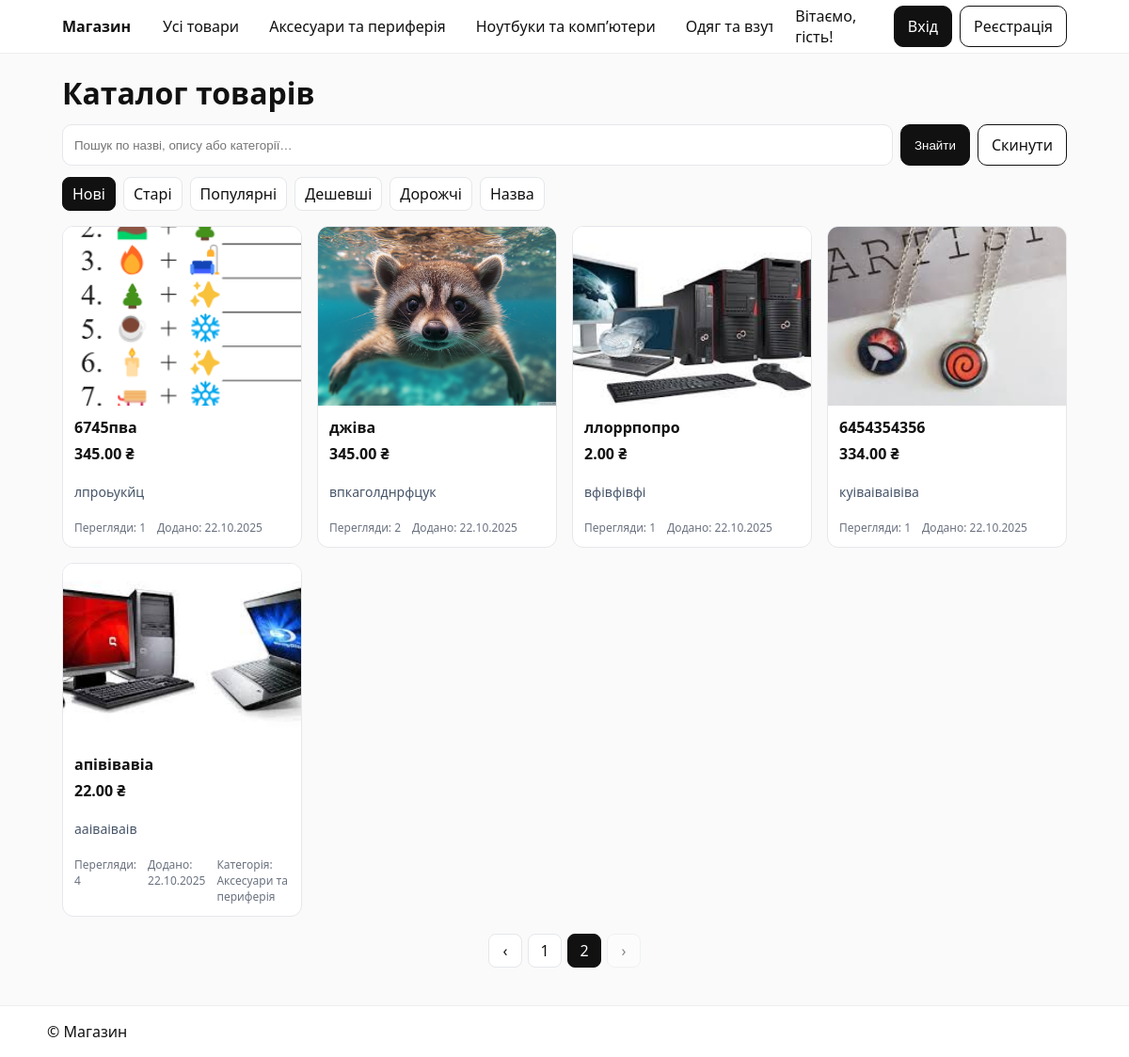
Screenshot of /?page=2 with the database file from the repository.
### main/models.py (models this page shows, shortened)
class Category(models.Model):
    name = models.CharField(max_length=100, db_index=True)
    slug = models.SlugField(max_length=100, unique=True)
    description = models.TextField(blank=True)
    image = models.ImageField(upload_to="categories/", blank=True)
    is_active = models.BooleanField(default=True)
    class Meta:
        ordering = ["name"]
        verbose_name = "Категорія"
        verbose_name_plural = "Категорії"
    def get_absolute_url(self):
        return reverse("main:product_list_by_category", args=[self.slug])

class Product(models.Model):
    category = models.ForeignKey(
        'Category', on_delete=models.CASCADE, related_name='products',
        null=True, blank=True
    )
    name = models.CharField(max_length=100)
    slug = models.SlugField(unique=True)
    description = models.TextField()
    detailed_description = RichTextUploadingField(
        blank=True,
        help_text="Детальний опис товару з форматуванням (CKEditor)"
    )
    price = models.DecimalField(max_digits=10, decimal_places=2)
    image = models.ImageField(upload_to="products/%Y/%m/%d", blank=True)
    views = models.IntegerField(default=0)
    featured = models.BooleanField(default=False)
    is_available = models.BooleanField(default=True)
    created_at = models.DateTimeField(auto_now_add=True)
    updated_at = models.DateTimeField(auto_now=True)
    class Meta:
        verbose_name = "Товар"
        verbose_name_plural = "Товари"
    def get_absolute_url(self):
        return reverse("main:product_detail", args=[self.id, self.slug])

### main/views.py (the view)
# urls.py: path("", views.product_list, name="product_list"),
def product_list(request, category_slug=None):
    categories = Category.objects.filter(is_active=True).order_by("name")
    category = None
    products = Product.objects.filter(is_available=True)
    if category_slug:
        category = get_object_or_404(Category, slug=category_slug, is_active=True)
        products = products.filter(category=category)
    search_query = request.GET.get("q", "").strip()
    if search_query:
        products = products.filter(
            Q(name__icontains=search_query)
            | Q(description__icontains=search_query)
            | Q(category__name__icontains=search_query)
        )
    current_sort = request.GET.get("sort", "new")
    products = products.order_by(SORT_MAP.get(current_sort, "-created_at"))
    paginator = Paginator(products, 6)
    page = request.GET.get("page", 1)
    try:
        products_page = paginator.page(page)
    except PageNotAnInteger:
        products_page = paginator.page(1)
    except EmptyPage:
        products_page = paginator.page(paginator.num_pages)
    return render(
        request,
        "main/product_list.html",  # ← під нову назву з підкресленням
        {
            "products": products_page,  # об’єкт Page
            "categories": categories,
            "category": category,
            "current_sort": current_sort,
            "search_query": search_query,
        },
    )

### accounts/views.py (called while the page is built)
    def __call__(self, request):
        if request.path.startswith('/admin/'):
            user = request.user
            if not user.is_authenticated or not user.is_staff:
                return redirect('main:product_list')
        return self.get_response(request)

### main/templatetags/shop_filters.py (called while the page is built)
@register.filter(name="currency")
def format_currency(value, currency="₴"):
    try:
        return f"{float(value):.2f} {currency}"
    except (ValueError, TypeError):
        return value

@register.filter
def compact_number(value):
    try:
        value = int(value)
        if value >= 1_000_000:
            return f"{value/1_000_000:.1f}M"
        if value >= 1_000:
            return f"{value/1_000:.1f}K"
        return str(value)
    except (ValueError, TypeError):
        return value

@register.filter
def time_ago(date):
    if not date:
        return ""
    now = timezone.now()
    diff = now - date
    s = diff.total_seconds()
    if s < 60:
        return "щойно"
    if s < 3600:
        return f"{int(s/60)} хв тому"
    if s < 86400:
        return f"{int(s/3600)} год тому"
    if s < 604800:
        return f"{int(s/86400)} дн тому"
    return date.strftime("%d.%m.%Y")

### main/templatetags/shop_tags.py (called while the page is built)
@register.simple_tag(takes_context=True)
def user_greeting(context):
    user = context.get("user")
    if user and user.is_authenticated:
        return f"Вітаємо, {user.username}!"
    return "Вітаємо, гість!"

@register.inclusion_tag("main/components/product_card.html")
def show_product_card(p):
    return {"p": p}

### main/templates/main/product_list.html (shortened to what this page needs)
{% extends 'main/base.html' %}
{% load shop_filters shop_tags %}
{% block content %}
  <h1 class="page-title">
    {% if search_query %}Результати пошуку
    {% elif category %}{{ category.name }}
    {% else %}Каталог товарів{% endif %}
  </h1>
  {% include 'main/search_form.html' %}
  {% include 'main/components/sort_buttons.html' %}
  <div class="products-grid">
  {% for p in products %}
    {% show_product_card p %}
  {% endfor %}
</div>
  {% include 'main/pagination.html' %}
{% endblock %}

### main/templates/main/base.html (shortened to what this page needs)
{% load static %}
{% load shop_tags %}
<!doctype html>
<html lang="uk">
<head>
  <link rel="stylesheet" href="{% static 'css/style.css' %}">
</head>
<body>
<header class="site-header">
  <div class="container header-inner">
    <a class="logo" href="{% url 'main:product_list' %}">Магазин</a>
    <nav class="nav">
      <a href="{% url 'main:product_list' %}">Усі товари</a>
      {% if categories %}
        {% for c in categories %}
          <a href="{{ c.get_absolute_url }}">{{ c.name }}</a>
        {% endfor %}
      {% endif %}
    </nav>
    <div class="auth-buttons">
    <span class="hint">{% user_greeting %}</span>
      {% if user.is_authenticated %}
        {% if user.is_staff %}
          <a class="btn" href="{% url 'admin:index' %}">Адмінка</a>
        {% endif %}
        <a class="btn" href="{% url 'accounts:profile' %}">Профіль</a>
        <a class="btn ghost" href="{% url 'accounts:logout' %}">Вийти</a>
      {% else %}
        <a class="btn" href="{% url 'accounts:login' %}">Вхід</a>
        <a class="btn ghost" href="{% url 'accounts:register' %}">Реєстрація</a>
      {% endif %}
</div>
  </div>
</header>
<main class="container">
  {% block content %}{% endblock %}
</main>
<footer class="site-footer">
  <div class="container">© {{ now|date:"Y" }} Магазин</div>
</footer>
</body>
</html>

### main/templates/main/components/product_card.html (shortened to what this page needs)
{% load shop_filters %}
<article class="product-card">
  <a href="{{ p.get_absolute_url }}" class="thumb">
    {% if p.image %}
      <img src="{{ p.image.url }}" alt="{{ p.name }}">
    {% else %}
      <div class="no-image">No image</div>
    {% endif %}
  </a>
  <div class="info">
    <h3 class="name"><a href="{{ p.get_absolute_url }}">{{ p.name }}</a></h3>
    <div class="price">{{ p.price|currency }}</div>
    <p class="desc">{{ p.description|truncatewords:15 }}</p>
    <div class="meta">
      <span>Перегляди: {{ p.views|compact_number }}</span>
      {% if p.created_at %}<span>Додано: {{ p.created_at|time_ago }}</span>{% endif %}
      {% if p.category %}<span>Категорія: <a href="{{ p.category.get_absolute_url }}">{{ p.category.name }}</a></span>{% endif %}
    </div>
  </div>
</article>

### static/css/style.css (style rules this page uses)
* { box-sizing: border-box; }
body { margin: 0; font-family: system-ui, -apple-system, Segoe UI, Roboto, sans-serif; color: #111; background: #fafafa; }
a { color: inherit; text-decoration: none; }
.container { max-width: 1100px; margin: 0 auto; padding: 0 16px; }
.site-header { background: #fff; border-bottom: 1px solid #eee; position: sticky; top: 0; z-index: 50; }
.header-inner { display: flex; align-items: center; gap: 24px; height: 56px; }
.logo { font-weight: 700; }
.nav { display: flex; gap: 12px; overflow-x: auto; white-space: nowrap; }
.nav a { padding: 6px 10px; border-radius: 8px; }
.page-title { margin: 20px 0 12px; }
.products-grid { display: grid; gap: 16px; grid-template-columns: repeat(auto-fill, minmax(240px, 1fr)); }
.product-card { position: relative; border: 1px solid #e5e7eb; border-radius: 12px; background: #fff; overflow: hidden; }
.product-card .thumb { display: block; aspect-ratio: 4 / 3; background: #f1f5f9; }
.product-card img { width: 100%; height: 100%; object-fit: cover; display: block; }
.product-card .info { padding: 12px; display: grid; gap: 6px; }
.product-card .name { font-size: 16px; margin: 0; }
.product-card .price { font-weight: 600; }
.product-card .desc { color: #475569; font-size: 14px; }
.product-card .meta { display: flex; gap: 12px; color: #6b7280; font-size: 12px; }
.btn { padding: 10px 14px; border-radius: 10px; background: #111; color: #fff; border: 1px solid #111; cursor: pointer; }
.btn.ghost { background: #fff; color: #111; }
.site-footer { margin-top: 40px; border-top: 1px solid #eee; background: #fff; }
.site-footer .container { padding: 16px 0; }
.auth-buttons { margin-left: auto; display: flex; gap: 8px; }

### rows the page displays
Category: name "Аксесуари та периферія"
Category: name "Ноутбуки та комп’ютери"
Category: name "Одяг та…"
Product: image (picture), name "6745пва", price "345.00 ₴", description "лпроьукйц", views|compact_number "1", created_at "22.10.2025"
Product: image (picture), name "джіва", price "345.00 ₴", description "впкаголднрфцук", views|compact_number "2", created_at "22.10.2025"
Product: image (picture), name "ллоррпопро", price "2.00 ₴", description "вфівфівфі", views|compact_number "1", created_at "22.10.2025"
Product: image (picture), name "6454354356", price "334.00 ₴", description "куіваіваівіва", views|compact_number "1", created_at "22.10.2025"
Product: image (picture), name "апівівавіа", price "22.00 ₴", description "ааіваіваів", views|compact_number "4", created_at "22.10.2025", category.name "Аксесуари та периферія"

### other values shown
{{ num }} "1"
{{ num }} "2"
